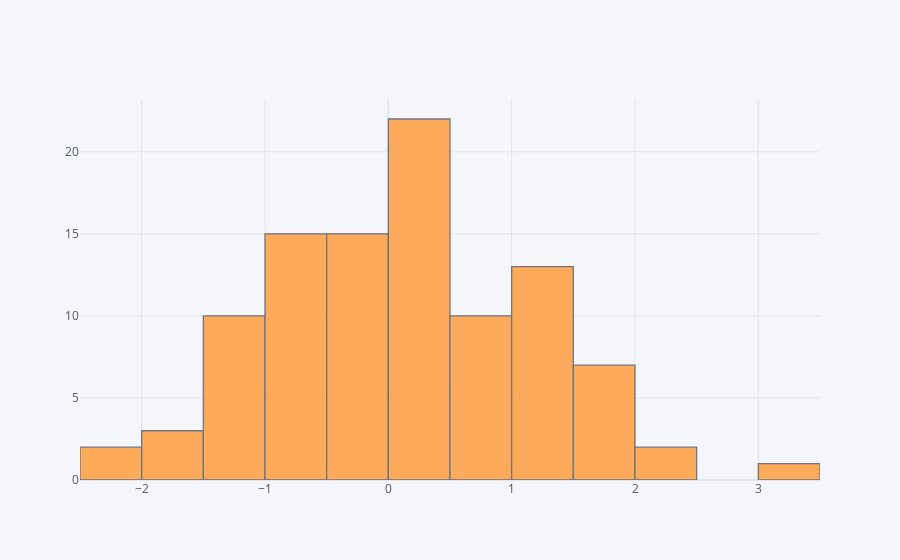

Notebook cell for this chart:
### Markdown cell above
## histogram

### Code cell
df['A'].iplot(kind='hist',bins=20)

### Figure 1 — Plotly figure (JSON) as saved in the notebook; plotly's stock layout.template omitted (floating-point values rounded to 4 significant figures)
{"data": [{"histfunc": "count", "histnorm": "", "marker": {"color": "rgba(255, 153, 51, 1.0)", "line": {"color": "#4D5663", "width": 1.3}}, "name": "A", "nbinsx": 20, "opacity": 0.8, "orientation": "v", "type": "histogram", "x": [0.1821, 0.1144, 0.595, -0.3535, -0.4757, 0.6611, 1.092, -1.056, 0.7495, 0.579, 0.7317, -0.4487, -0.3217, 1.34, -1.816, 0.5314, -0.7423, 0.5332, 0.09913, -0.8889, -0.8071, 0.2262, 0.3385, 1.285, -1.305, 0.03166, -1.813, -0.376, 1.377, -2.468, 0.1658, 0.4586, 1.312, -0.4093, 1.948, -0.2431, -1.256, -1.101, 1.919, -0.1063, -0.6196, -0.8298, -0.6758, 0.228, 0.7649, 1.301, -0.04784, 1.789, 1.248, 0.763, -2.028, -0.7203, -0.05507, -0.7817, 0.446, 0.3213, -0.6426, -0.00271, 0.2114, -1.162, -1.211, 0.002392, 0.9477, 2.097, -0.6473, 1.724, -0.3054, 1.277, -0.09912, 0.4648, 1.908, 3.295, 0.4456, 1.726, -0.1137, -0.5605, -0.7195, 2.417, 1.112, 1.606, -1.047, -1.881, 1.016, -1.041, 0.1529, 0.399, 0.3833, 1.347, 0.1829, -0.87, 0.4133, 0.07694, -1.227, 1.049, 0.2734, -0.7294, -0.9663, -0.3916, -1.055, 1.305]}], "layout": {"barmode": "overlay", "legend": {"bgcolor": "#F5F6F9", "font": {"color": "#4D5663"}}, "paper_bgcolor": "#F5F6F9", "plot_bgcolor": "#F5F6F9", "title": {"font": {"color": "#4D5663"}}, "xaxis": {"gridcolor": "#E1E5ED", "showgrid": true, "tickfont": {"color": "#4D5663"}, "title": {"font": {"color": "#4D5663"}, "text": ""}, "zerolinecolor": "#E1E5ED"}, "yaxis": {"gridcolor": "#E1E5ED", "showgrid": true, "tickfont": {"color": "#4D5663"}, "title": {"font": {"color": "#4D5663"}, "text": ""}, "zerolinecolor": "#E1E5ED"}}}
